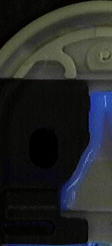
#> input picture GUI/data/temp/template_1.png, 112 x 246 px, given in place of NG (28).png, which was not available
$ python taotest.py
#> lines starting #> are read from the running program, lines starting #| are printed output that depends on the picture; pictures that were not available may be replaced by others from this repository, and a replacement may not be noted
import cv2
import numpy as np
import math
# from process_template import *

# Đường dẫn đến ảnh đầu vào
path = r"D:\NguyenCuong\1A\FT672\img_2103\img\dataset_ng_white\NG (28).png"
# path = r"D:\NguyenCuong\1A\FT672\img_2103\img\dataset_ng_white\NG (24).png"

# Đọc ảnh gốc và template
image = cv2.imread(path)
#> image is the input picture: shape (246, 112, 3); mean B, G, R 38.1, 38, 35.9
temp_L = cv2.imread(r"D:\NguyenCuong\1A\FT672\data\temp\template_2.png", cv2.IMREAD_GRAYSCALE)
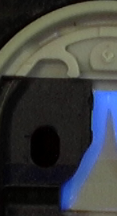
#> input picture GUI/data/temp/template_2.png, 117 x 216 px, found by its file name
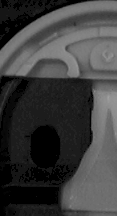
#> temp_L: shape (216, 117); min 0, max 161, mean 60.9

# Biến toàn cục
origin = image.copy()  # Ảnh gốc không thay đổi
img_display = origin.copy()  # Ảnh để hiển thị và chỉnh sửa
threshold_value = 15  # Giá trị ngưỡng ban đầu

def TemplateMatching(img, temp, threshold, thresh_val):


#> called with threshold = 0.95, thresh_val = 15
    ORANGE_RECT_X_SHIFT = -115  # Dịch chuyển x của hình chữ nhật màu cam (âm: trái, dương: phải)
    ORANGE_RECT_Y_SHIFT = -10   # Dịch chuyển y của hình chữ nhật màu cam (âm: lên, dương: xuống)

    ORANGE_RECT_WIDTH = 115     # Chiều rộng hình chữ nhật màu cam (None: mặc định)
    ORANGE_RECT_HEIGHT = 32     # Chiều cao hình chữ nhật màu cam

    THRESHOLD_VALUE = thresh_val        # Ngưỡng cho binarization, lấy từ trackbar

    # Sao chép ảnh gốc và lấy kích thước template
    # Không thay đổi origin ở đây, chỉ dùng để cắt vùng
    pt = False
    w, h = temp.shape[::-1]     # Chiều rộng và cao của template
#> w = 117; h = 216

    # Chuyển ảnh sang grayscale và thực hiện template matching
    gray = cv2.cvtColor(img, cv2.COLOR_BGR2GRAY)
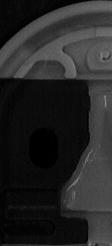
#> gray: shape (246, 112); min 0, max 154, mean 37.5
#> (the run stopped early here; a loop or call above may not have finished)
